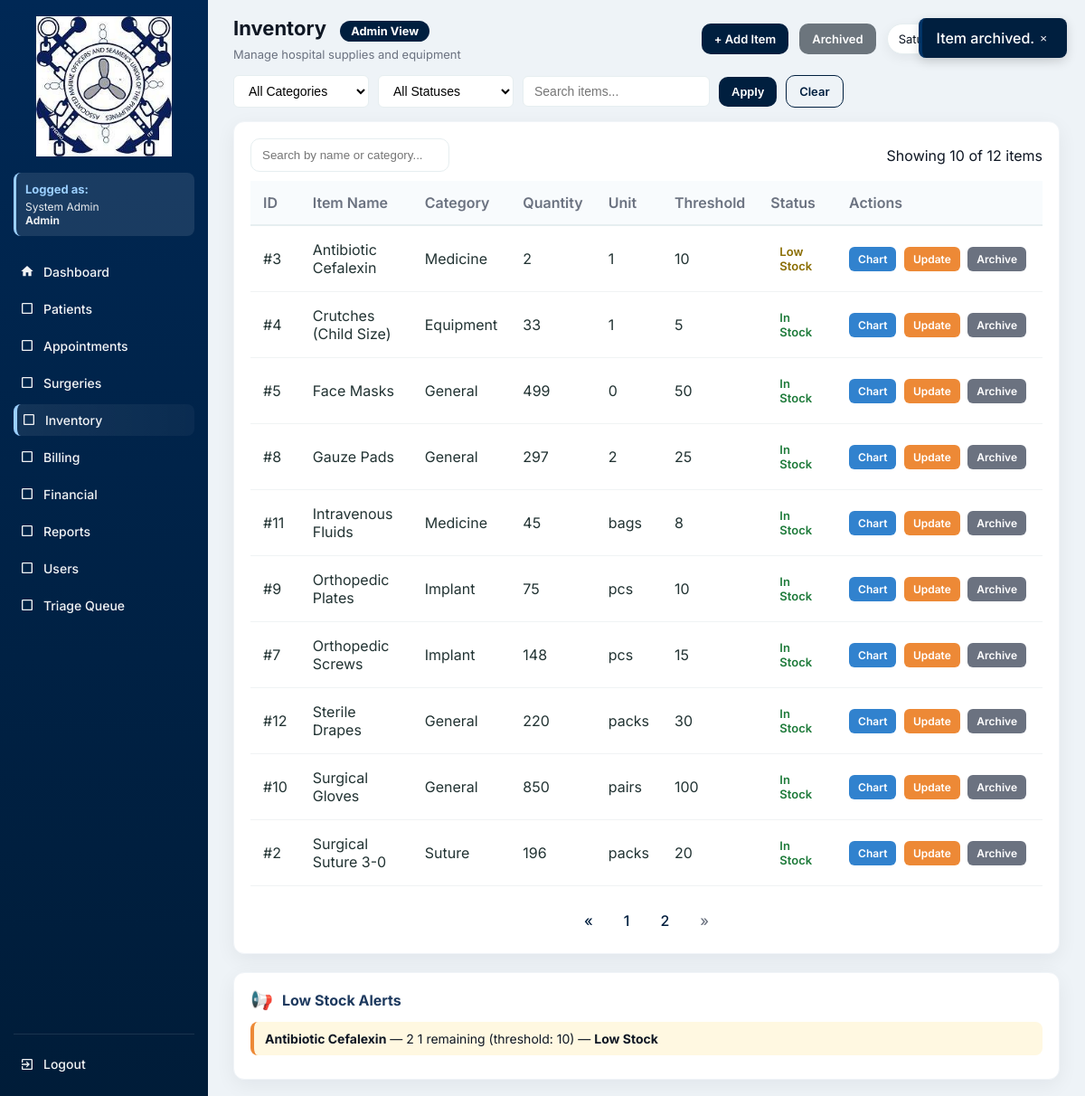
The page /inventory.php?success=archived&item_id=3 (signed in) on the database its author committed.
### tables this page shows
CREATE TABLE `inventory_items` (
  `id` int(11) NOT NULL,
  `item_name` varchar(150) DEFAULT NULL,
  `category` enum('Implant','Medicine','Suture','Equipment','General') DEFAULT NULL,
  `quantity` int(11) DEFAULT NULL,
  `threshold` int(11) DEFAULT 5,
  `unit` varchar(50) DEFAULT NULL,
  `updated_at` timestamp NOT NULL DEFAULT current_timestamp() ON UPDATE current_timestamp(),
  `is_archived` tinyint(1) DEFAULT 0,
  `archived_at` datetime DEFAULT NULL,
  `archived_by` int(11) DEFAULT NULL
);

### functions.php (called while the page is built, shortened)
<?php
function fetchAll($conn, $sql, $types = null, $params = [])
{
    $stmt = $conn->prepare($sql);
    $stmt->execute();
    $res = $stmt->get_result();
    $rows = $res->fetch_all(MYSQLI_ASSOC);
    return $rows;
}
function fetchOne($conn, $sql, $types = null, $params = [])
{
    $stmt = $conn->prepare($sql);
    $stmt->execute();
    $res = $stmt->get_result();
    $row = $res->fetch_assoc();
    return $row;
}
?>

### inventory.php (the view, shortened to what this page needs)
<?php
require 'config.php';
require 'functions.php';
$current_role = $_SESSION['role'] ?? 'Guest';
$current_name = $_SESSION['name'] ?? 'User';
$role_permissions = [
    'Admin' => [
        'dashboard.php' => 'Dashboard',
        'patients.php' => 'Patients',
        'appointments.php' => 'Appointments',
        'surgeries.php' => 'Surgeries',
        'inventory.php' => 'Inventory',
        'billing.php' => 'Billing',
        'financials.php' => 'Financial',
        'reports.php' => 'Reports',
        'users.php' => 'Users',
        'triage_queue.php' => 'Triage Queue'
    ],
    'Doctor' => [
        'dashboard.php' => 'Dashboard',
        'patients.php' => 'Patients',
        'appointments.php' => 'Appointments',
        'surgeries.php' => 'Surgeries',
        'inventory.php' => 'Inventory',
        'reports.php' => 'Reports',
        'triage_queue.php' => 'Triage Queue'
    ],
    'Nurse' => [
        'dashboard.php' => 'Dashboard',
        'patients.php' => 'Patients',
        'appointments.php' => 'Appointments',
        'inventory.php' => 'Inventory',
        'reports.php' => 'Reports',
        'triage_queue.php' => 'Triage Queue'
    ],
    'Staff' => [
        'dashboard.php' => 'Dashboard',
        'patients.php' => 'Patients',
        'appointments.php' => 'Appointments',
        'reports.php' => 'Reports'
    ],
    'Inventory' => [
        'dashboard.php' => 'Dashboard',
        'inventory.php' => 'Inventory',
        'reports.php' => 'Reports'
    ],
    'Billing' => [
        'dashboard.php' => 'Dashboard',
        'billing.php' => 'Billing',
        'financials.php' => 'Financial',
        'reports.php' => 'Reports'
    ],
    'SocialWorker' => [
        'dashboard.php' => 'Dashboard',
        'financials.php' => 'Financial',
        'reports.php' => 'Reports'
    ]
];
$allowed_pages = $role_permissions[$current_role] ?? ['dashboard.php' => 'Dashboard'];
$filter = $_GET['filter'] ?? '';
$category_filter = $_GET['category'] ?? '';
$status_filter = $_GET['status'] ?? '';
$search_term = $_GET['search'] ?? '';
$is_admin = ($current_role === 'Admin');
$is_inventory = ($current_role === 'Inventory');
$table_check = fetchOne($conn, "SHOW COLUMNS FROM inventory_items LIKE 'is_archived'");
$has_archive_columns = $table_check !== null;
$show_archived = isset($_GET['show']) && $_GET['show'] === 'archived';
$conditions = [];
if ($has_archive_columns) {
    $conditions[] = $show_archived ? "i.is_archived = 1" : "i.is_archived = 0";
} else {
    $show_archived = false;
}
$where_clause = 'WHERE ' . implode(' AND ', $conditions);
$total = fetchOne($conn, "SELECT COUNT(*) as total FROM inventory_items i $where_clause")['total'] ?? 0;
$total_pages = ceil($total / 10);
$page = isset($_GET['page']) ? max(1, intval($_GET['page'])) : 1;
$offset = ($page - 1) * 10;
$rows = fetchAll($conn, "
    SELECT i.*, arch.full_name AS archived_by_name
    FROM inventory_items i
    LEFT JOIN users arch ON i.archived_by = arch.id
    $where_clause
    ORDER BY i.item_name
    LIMIT $offset, 10
");
$low_stock_where = $has_archive_columns ? "is_archived = 0 AND quantity <= threshold" : "quantity <= threshold";
$low_stock_items = fetchAll($conn, "SELECT * FROM inventory_items WHERE {$low_stock_where} ORDER BY quantity ASC");
$categories = fetchAll($conn, "SELECT DISTINCT category FROM inventory_items WHERE category IS NOT NULL AND category != '' ORDER BY category");
?>
<!DOCTYPE html>
<html lang="en">
<head>
</head>
<body>
<div class="app">
  <aside class="sidebar">
    <div class="logo-wrap"><a href="dashboard.php"><img src="logo.jpg" alt="Logo"></a></div>
    <div class="user-info">
      <h4>Logged as:</h4>
      <p><?= htmlspecialchars($current_name) ?><br><strong><?= htmlspecialchars($current_role) ?></strong></p>
    </div>
    <nav class="menu">
      <a href="dashboard.php" class="menu-item <?= basename($_SERVER['PHP_SELF'])=='dashboard.php'?'active':'' ?>">
        <span class="icon"><svg viewBox="0 0 24 24" fill="currentColor"><path d="M10 20v-6h4v6h5v-8h3L12 3 2 12h3v8z"/></svg></span> Dashboard
      </a>
      <?php foreach($allowed_pages as $page => $label): if($page !== 'dashboard.php'): ?>
        <a href="<?= $page ?>" class="menu-item <?= basename($_SERVER['PHP_SELF'])==$page?'active':'' ?>">
          <span class="icon">
            <?php
            $icons = [
              'patients.php' => '<svg viewBox="0 0 24 24" fill="currentColor"><path d="M12 12c2.21 0 4-1.79 4-4s-1.79-4-4-4-4 1.79-4 4 1.79 4 4 4zm0 2c-2.67 0-8 1.34-8 4v2h16v-2c0-2.66-5.33-4-8-4z"/></svg>',
              'appointments.php' => '<svg viewBox="0 0 24 24" fill="currentColor"><path d="M19 3h-1V1h-2v2H8V1H6v2H5c-1.11 0-1.99.9-1.99 2L3 19c0 1.1.89 2 2 2h14c1.1 0 2-.9 2-2V5c0-1.1-.9-2-2-2zm0 16H5V8h14v11zM7 10h5v5H7z"/></svg>',
              'surgeries.php' => '<svg viewBox="0 0 24 24" fill="currentColor"><path d="M12 2C8.13 2 5 5.13 5 9c0 5.25 7 13 7 13s7-7.75 7-13c0-3.87-3.13-7-7-7zm0 9.5c-1.38 0-2.5-1.12-2.5-2.5s1.12-2.5 2.5-2.5 2.5 1.12 2.5 2.5-1.12 2.5-2.5 2.5z"/></svg>',
              'inventory.php' => '<svg viewBox="0 0 24 24" fill="currentColor"><path d="M20 8h-3V4H7v4H4v14h16V8zM9 6h6v2H9V6zm11 14H4v-9h16v9zm-7-7H8v-2h5v2z"/></svg>',
              'billing.php' => '<svg viewBox="0 0 24 24" fill="currentColor"><path d="M11.8 10.9c-2.27-.59-3-1.2-3-2.15 0-1.09 1.01-1.85 2.7-1.85 1.78 0 2.44.85 2.5 2.1h2.21c-.07-1.72-1.12-3.3-3.21-3.81V3h-3v2.16c-1.94.42-3.5 1.68-3.5 3.61 0 2.31 1.91 3.46 4.7 4.13 2.5.6 3 1.48 3 2.41 0 .69-.49 1.79-2.7 1.79-2.06 0-2.87-.92-2.98-2.1h-2.2c.12 2.19 1.76 3.42 3.68 3.83V21h3v-2.15c1.95-.37 3.5-1.5 3.5-3.55 0-2.84-2.43-3.81-4.7-4.4z"/></svg>',
              'financials.php' => '<svg viewBox="0 0 24 24" fill="currentColor"><path d="M3 13h8V3H3v10zm0 8h8v-6H3v6zm10 0h8V11h-8v10zm0-18v6h8V3h-8z"/></svg>',
              'reports.php' => '<svg viewBox="0 0 24 24" fill="currentColor"><path d="M19 3H5c-1.1 0-2 .9-2 2v14c0 1.1.9 2 2 2h14c1.1 0 2-.9 2-2V5c0-1.1-.9-2-2-2zM9 17H7v-7h2v7zm4 0h-2V7h2v10zm4 0h-2v-4h2v4z"/></svg>',
              'users.php' => '<svg viewBox="0 0 24 24" fill="currentColor"><path d="M16 11c1.66 0 2.99-1.34 2.99-3S17.66 5 16 5c-1.66 0-3 1.34-3 3s1.34 3 3 3zm-8 0c1.66 0 2.99-1.34 2.99-3S9.66 5 8 5C6.34 5 5 6.34 5 8s1.34 3 3 3zm0 2c-2.33 0-7 1.17-7 3.5V19h14v-2.5c0-2.33-4.67-3.5-7-3.5zm8 0c-.29 0-.62.02-.97.05 1.16.84 1.97 1.97 1.97 3.45V19h6v-2.5c0-2.33-4.67-3.5-7-3.5z"/></svg>',
              'triage_queue.php' => '<svg viewBox="0 0 24 24" fill="currentColor"><path d="M12 2C6.48 2 2 6.48 2 12s4.48 10 10 10 10-4.48 10-10S17.52 2 12 2zm-2 15l-5-5 1.41-1.41L10 14.17l7.59-7.59L19 8l-9 9z"/></svg>'
            ];
            echo $icons[$page] ?? '<svg viewBox="0 0 24 24" fill="currentColor"><path d="M19 5v14H5V5h14m0-2H5c-1.1 0-2 .9-2 2v14c0 1.1.9 2 2 2h14c1.1 0 2-.9 2-2V5c0-1.1-.9-2-2-2z"/></svg>';
            ?>
          </span> <?= $label ?>
        </a>
      <?php endif; endforeach; ?>
    </nav>
    <div class="sidebar-bottom">
      <a href="logout.php" class="menu-item">
        <span class="icon"><svg viewBox="0 0 24 24" fill="currentColor"><path d="M10.09 15.59L11.5 17l5-5-5-5-1.41 1.41L12.67 11H3v2h9.67l-2.58 2.59zM19 3H5c-1.11 0-2 .9-2 2v4h2V5h14v14H5v-4H3v4c0 1.1.89 2 2 2h14c1.1 0 2-.9 2-2V5c0-1.1-.9-2-2-2z"/></svg></span> Logout
      </a>
    </div>
  </aside>
  <div class="main">
    <div class="topbar">
      <div class="top-left">
        <h1>Inventory <?= $show_archived ? '(Archived)' : '' ?>
          <span class="role-badge role-<?= strtolower($current_role) ?>"><?= htmlspecialchars($current_role) ?> View</span>
        </h1>
        <p>Manage hospital supplies and equipment</p>
      </div>
      <div class="top-actions">
        <?php if ($show_archived): ?>
          <a href="inventory.php" class="btn btn-outline">View Active</a>
        <?php else: ?>
          <a href="inventory_form.php" class="btn">+ Add Item</a>
          <?php if (($is_admin || $is_inventory) && $has_archive_columns): ?>
            <a href="inventory.php?show=archived" class="btn btn-secondary">Archived</a>
          <?php endif; ?>
        <?php endif; ?>
        <div class="date-pill"><?= date('l, jS F Y') ?></div>
      </div>
    </div>
    <div id="toast" class="toast-container"></div>
    <div class="filter-controls">
      <select id="categoryFilter" class="filter-select" onchange="applyFilter()">
        <option value="">All Categories</option>
      </select>
      <select id="statusFilter" class="filter-select" onchange="applyFilter()">
        <option value="">All Statuses</option>
      </select>
      <input type="text" id="searchFilter" class="filter-select" placeholder="Search items..."
             value="<?= htmlspecialchars($search_term) ?>" onkeyup="if(event.key==='Enter') applyFilter()">
      <button onclick="applyFilter()" class="btn" style="background:var(--navy-700);">Apply</button>
      <a href="inventory.php" class="btn btn-outline">Clear</a>
    </div>
    <div class="table-wrap">
      <div class="table-controls">
        <input type="text" id="searchInput" class="search-input" placeholder="Search by name or category...">
        <div class="muted">Showing <span id="rowCount"><?= count($rows) ?></span> of <?= number_format($total) ?> items</div>
      </div>
      <table id="inventoryTable">
        <thead>
          <tr>
            <th>ID</th>
            <th>Item Name</th>
            <th>Category</th>
            <th>Quantity</th>
            <th>Unit</th>
            <th>Threshold</th>
            <th>Status</th>
            <th>Actions</th>
          </tr>
        </thead>
        <tbody>
          <?php if (count($rows) > 0): ?>
            <?php foreach($rows as $r): ?>
              <?php
              if ($r['quantity'] <= 0) {
                  $stock_status = 'out-of-stock';
                  $status_text = 'Out of Stock';
              } elseif ($r['quantity'] <= $r['threshold']) {
                  $stock_status = 'low-stock';
                  $status_text = 'Low Stock';
              } else {
                  $stock_status = 'in-stock';
                  $status_text = 'In Stock';
              }
              $is_archived = $has_archive_columns && !empty($r['is_archived']);
              $row_bg = $is_archived ? 'style="background:rgba(149,165,166,0.1);"' : '';
              $item_name = htmlspecialchars($r['item_name'] ?? '');
              ?>
              <tr data-id="<?= $r['id'] ?>" <?= $row_bg ?>>
                <td>#<?= $r['id'] ?></td>
                <td><?= $item_name ?></td>
                <td><?= htmlspecialchars($r['category'] ?? '') ?></td>
                <td><?= $r['quantity'] ?></td>
                <td><?= htmlspecialchars($r['unit'] ?? '') ?></td>
                <td><?= $r['threshold'] ?></td>
                <td>
                  <span class="status <?= $stock_status ?>"><?= $status_text ?></span>
                </td>
                <td style="white-space:nowrap;">
                  <a href="inventory_view.php?id=<?= $r['id'] ?>" class="action-btn btn-chart">Chart</a>
                  <?php if (!$is_archived || $is_admin || $is_inventory): ?>
                    <a href="inventory_form.php?id=<?= $r['id'] ?>" class="action-btn btn-update">Update</a>
                  <?php endif; ?>
                  <?php if (($is_admin || $is_inventory) && $has_archive_columns): ?>
    <?php if ($is_archived): ?>
        <a href="inventory.php?restore=<?= $r['id'] ?>" class="action-btn btn-archive" onclick="return confirm('Restore item &quot;<?= htmlspecialchars($item_name, ENT_QUOTES) ?>&quot;?')">Restore</a>
    <?php else: ?>
        <a href="inventory.php?archive=<?= $r['id'] ?>" class="action-btn btn-archive" onclick="return confirm('Archive item &quot;<?= htmlspecialchars($item_name, ENT_QUOTES) ?>&quot;?')">Archive</a>
    <?php endif; ?>
<?php endif; ?>
                </td>
              </tr>
            <?php endforeach; ?>
          <?php else: ?>
            <tr><td colspan="8" style="text-align:center; padding:30px;">No items found.</td></tr>
          <?php endif; ?>
        </tbody>
      </table>
      <?php if ($total_pages > 1): ?>
        <div class="pagination">
          <?php if ($page > 1): ?>
            <a href="?page=<?= $page-1 ?><?= $show_archived?'&show=archived':'' ?><?= !empty($filter)?"&filter=$filter":'' ?><?= !empty($category_filter)?"&category=$category_filter":'' ?><?= !empty($status_filter)?"&status=$status_filter":'' ?><?= !empty($search_term)?"&search=$search_term":'' ?>">&laquo;</a>
          <?php else: ?>
            <span class="disabled">&laquo;</span>
          <?php endif; ?>
          <?php for($i=max(1,$page-2); $i<=min($total_pages,$page+2); $i++): ?>
            <?php if($i==$page): ?><span class="current"><?= $i ?></span>
            <?php else: ?><a href="?page=<?= $i ?><?= $show_archived?'&show=archived':'' ?><?= !empty($filter)?"&filter=$filter":'' ?><?= !empty($category_filter)?"&category=$category_filter":'' ?><?= !empty($status_filter)?"&status=$status_filter":'' ?><?= !empty($search_term)?"&search=$search_term":'' ?>"><?= $i ?></a>
            <?php endif; ?>
          <?php endfor; ?>
          <?php if ($page < $total_pages): ?>
            <a href="?page=<?= $page+1 ?><?= $show_archived?'&show=archived':'' ?><?= !empty($filter)?"&filter=$filter":'' ?><?= !empty($category_filter)?"&category=$category_filter":'' ?><?= !empty($status_filter)?"&status=$status_filter":'' ?><?= !empty($search_term)?"&search=$search_term":'' ?>">&raquo;</a>
          <?php else: ?>
            <span class="disabled">&raquo;</span>
          <?php endif; ?>
        </div>
      <?php endif; ?>
    </div>
    <div class="alerts-wrap">
      <div class="alerts-header">
        <span style="font-size:20px;">📢</span>
        <h4>Low Stock Alerts</h4>
      </div>
      <?php if (empty($low_stock_items)): ?>
        <div class="alert-item alert-success-bg">✅ No low stock items.</div>
      <?php else: ?>
        <?php foreach($low_stock_items as $l): ?>
          <?php
          $alert_class = $l['quantity'] == 0 ? 'alert-danger-bg' : 'alert-warning-bg';
          $urgency = $l['quantity'] == 0 ? 'Out of Stock!' : 'Low Stock';
          ?>
          <div class="alert-item <?= $alert_class ?>">
            <strong><?= htmlspecialchars($l['item_name']) ?></strong> —
            <?= $l['quantity'] ?> <?= htmlspecialchars($l['unit']) ?> remaining
            (threshold: <?= $l['threshold'] ?>) — <strong><?= $urgency ?></strong>
          </div>
        <?php endforeach; ?>
      <?php endif; ?>
    </div>
  </div>
</div>
</body>
</html>

### rows shown on the page
inventory_items: id "3", item_name "Antibiotic Cefalexin", category "Medicine", quantity "2", unit "1", threshold "10", status_text "Low Stock", quantity "Low Stock"
inventory_items: id "4", item_name "Crutches (Child Size)", category "Equipment", quantity "33", unit "1", threshold "5", status_text "In Stock"
inventory_items: id "5", item_name "Face Masks", category "General", quantity "499", unit "0", threshold "50", status_text "In Stock"
inventory_items: id "8", item_name "Gauze Pads", category "General", quantity "297", unit "2", threshold "25", status_text "In Stock"
inventory_items: id "11", item_name "Intravenous Fluids", category "Medicine", quantity "45", unit "bags", threshold "8", status_text "In Stock"
inventory_items: id "9", item_name "Orthopedic Plates", category "Implant", quantity "75", unit "pcs", threshold "10", status_text "In Stock"
inventory_items: id "7", item_name "Orthopedic Screws", category "Implant", quantity "148", unit "pcs", threshold "15", status_text "In Stock"
inventory_items: id "12", item_name "Sterile Drapes", category "General", quantity "220", unit "packs", threshold "30", status_text "In Stock"
inventory_items: id "10", item_name "Surgical Gloves", category "General", quantity "850", unit "pairs", threshold "100", status_text "In Stock"
inventory_items: id "2", item_name "Surgical Suture 3-0", category "Suture", quantity "196", unit "packs", threshold "20", status_text "In Stock"

### other values the page prints
$current_name "System Admin"
$current_role "Admin"
$label "Patients"
$label "Appointments"
$label "Surgeries"
$label "Inventory"
$label "Billing"
$label "Financial"
$label "Reports"
$label "Users"
$label "Triage Queue"
count($rows) "10"
$total "12"
